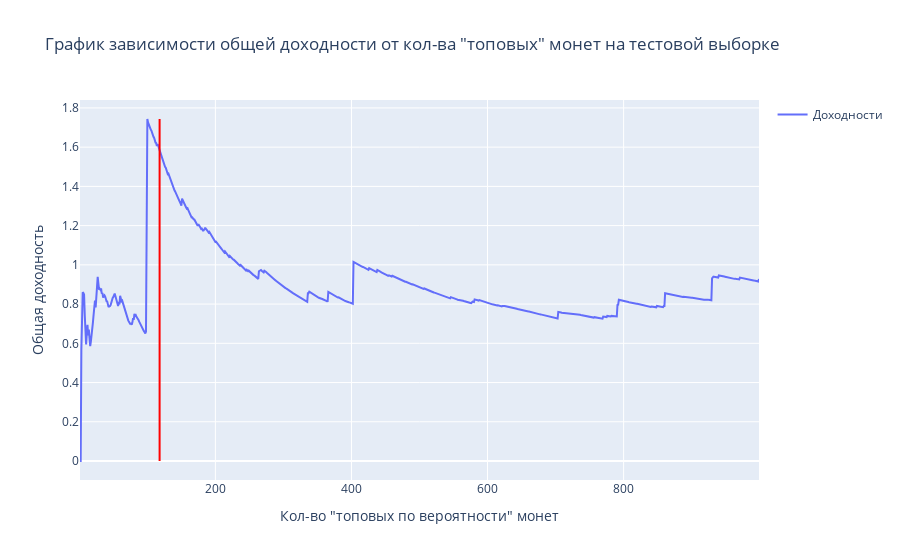

Notebook source saved alongside this figure:
### Code cell
test_result = []
for i in range(1,1000):
    sorted_df = df_rm_preds_test.sort_values(by='Prob', ascending=False)
    top_df = sorted_df.head(i)
    sum_6h_5m = top_df['6h_5m'].sum()
    test_result.append(sum_6h_5m / len(top_df))

fig = go.Figure()
fig.add_trace(go.Scatter(x=list(range(1,1000)), y=test_result, mode='lines', name='Доходности'))

fig.update_layout(
    title='График зависимости общей доходности от кол-ва "топовых" монет на тестовой выборке',
    xaxis=dict(title='Кол-во "топовых по вероятности" монет'),
    yaxis=dict(title='Общая доходность'),
    showlegend=True,
    shapes=[
        go.layout.Shape(
            type="line",
            x0=118,
            x1=118,
            y0=min(test_result),
            y1=max(test_result),
            line=dict(color="red", width=2)
        )
    ]
)

fig.show()

# На тестовом наборе данных использование 118 "топовых" монет показывает почти максимальный результат доходности
# Прибыль составляет 58.29%

### Figure 1 — Plotly figure (JSON) as saved in the notebook; plotly's stock layout.template omitted (floating-point values rounded to 4 significant figures; data arrays with more than 128 entries replaced by an {"elided": "..."} marker saying what was removed)
{"data": [{"mode": "lines", "name": "Доходности", "type": "scatter", "x": {"elided": "999 int values"}, "y": {"elided": "999 float values"}}], "layout": {"shapes": [{"line": {"color": "red", "width": 2}, "type": "line", "x0": 118, "x1": 118, "y0": 0, "y1": 1.744}], "showlegend": true, "title": {"text": "График зависимости общей доходности от кол-ва \"топовых\" монет на тестовой выборке"}, "xaxis": {"title": {"text": "Кол-во \"топовых по вероятности\" монет"}}, "yaxis": {"title": {"text": "Общая доходность"}}}}
